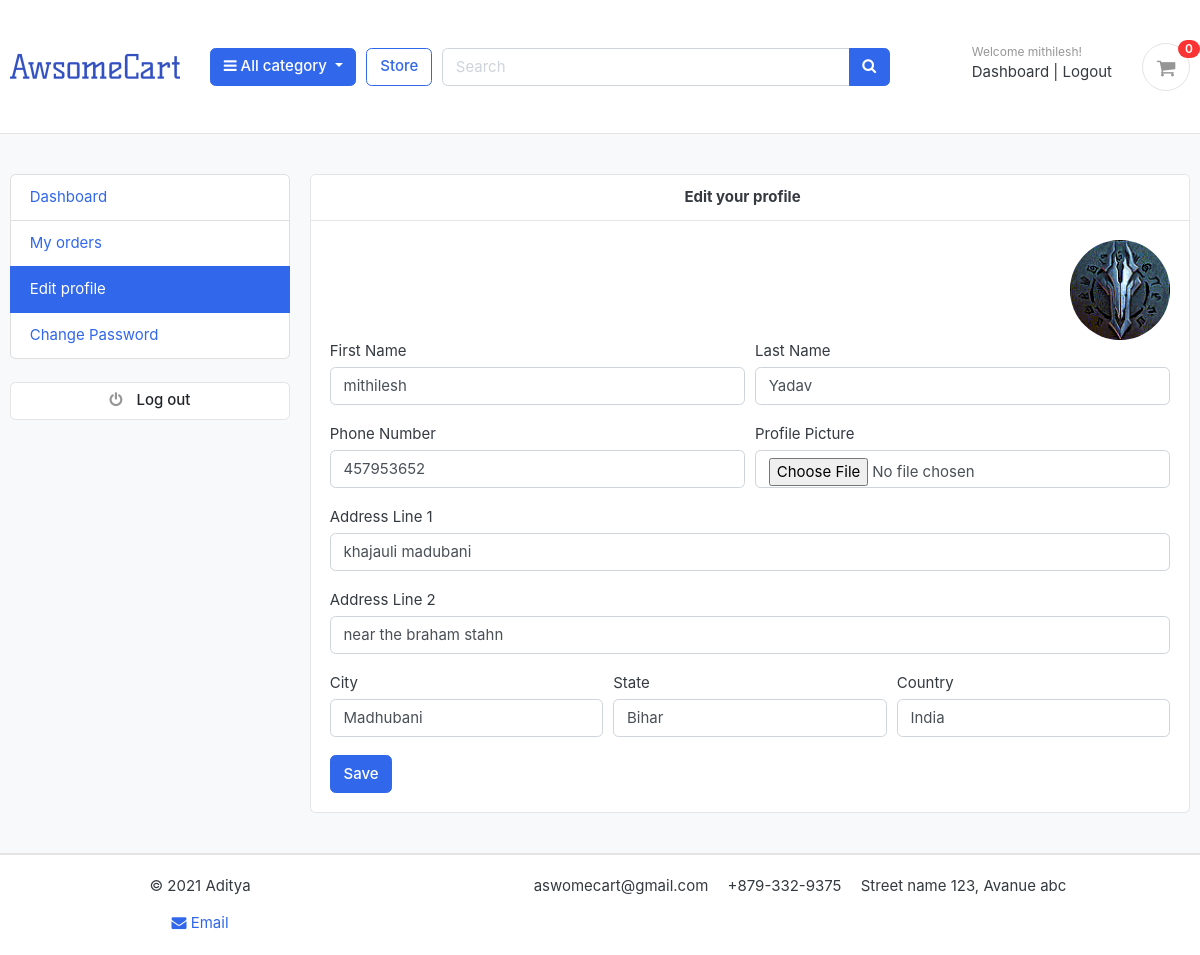
The page /accounts/edit_profile/ (signed in) on the database its author committed.
### accounts/models.py (models this page shows, shortened)
class Account(AbstractBaseUser):
    first_name    = models.CharField(max_length=50)
    last_name      = models.CharField(max_length=50)
    username       = models.CharField(max_length=100,unique=True)
    email          = models.EmailField(max_length=100,unique=True)
    phone_number   = models.CharField(max_length=50)
    date_joined       = models.DateTimeField(auto_now=True)
    last_login        = models.DateTimeField(auto_now=True)
    is_admin          = models.BooleanField(default=False)
    is_staff          = models.BooleanField(default=False)
    is_active         = models.BooleanField(default=False)
    is_superadmin     = models.BooleanField(default=False)
    USERNAME_FIELD = 'email'
    REQUIRED_FIELDS = ['username','first_name','last_name']
    objects  =  MyAccountManager()

class UserProfle(models.Model):
    user = models.OneToOneField(Account, on_delete=models.CASCADE)
    address_line_1 = models.CharField(blank=True, max_length=100)
    address_line_2 = models.CharField(blank=True, max_length=100)
    profile_picture = models.ImageField(blank=True, upload_to='userprofile', default='default/default-user.png')
    city = models.CharField(blank=True, max_length=20)
    state = models.CharField(blank=True, max_length=20)
    country = models.CharField(blank=True, max_length=20)

### accounts/views.py (the view)
# urls.py: path('edit_profile/',views.edit_profile,name='edit_profile'),
@login_required(login_url='login')
def edit_profile(request):
    userprofile = get_object_or_404(UserProfle, user=request.user)
    if request.method == 'POST':
        user_form = UserForm(request.POST, instance=request.user)
        profile_form = UserProfileForm(request.POST, request.FILES, instance=userprofile)
        if user_form.is_valid() and profile_form.is_valid():
            user_form.save()
            profile_form.save()
            messages.success(request, 'Your profile has been updated.')
            return redirect('edit_profile')
    else:
        user_form = UserForm(instance=request.user)
        profile_form = UserProfileForm(instance=userprofile)
    context = {
        'user_form': user_form,
        'profile_form': profile_form,
        'userprofile': userprofile,
    }
    return render(request, 'accounts/edit_profile.html', context)

### accounts/forms.py
class UserForm(forms.ModelForm):
    class Meta:
        model = Account
        fields= ['first_name','last_name','phone_number']
    def __init__(self,*args, **kwargs):
        super(UserForm,self).__init__(*args, **kwargs)
        for field in self.fields:
            self.fields[field].widget.attrs['class']= 'form-control'

class UserProfileForm(forms.ModelForm):
    profile_picture =forms.ImageField(required=False,error_messages={'invalid':('Image file only')},widget=forms.FileInput)
    class Meta:
        model = UserProfle
        fields = ['address_line_1','address_line_2','city','state','country','profile_picture']
    def __init__(self,*args, **kwargs):
        super(UserProfileForm,self).__init__(*args, **kwargs)
        for field in self.fields:
            self.fields[field].widget.attrs['class']= 'form-control'

### carts/context_processors.py (called while the page is built)
def counter(request):
    cart_count = 0
    if 'admin' in request.path:
        return  {}
    else:
        try:
            cart = Cart.objects.filter(cart_id = _cart_id(request))
            if request.user.is_authenticated:
                cart_items = CartItem.objects.all().filter(user=request.user)
            else:
                cart_items = CartItem.objects.all().filter(cart=cart[:1])
            for cart_item in cart_items:
                cart_count += cart_item.quantity
        except Cart.DoesNotExist:
            cart_count = 0
    return dict(cart_count = cart_count)

### carts/views.py (called while the page is built)
def _cart_id(request):
    cart = request.session.session_key
    if not cart:
        cart = request.session.create()
    return cart

### category/cotext_processors.py (called while the page is built)
def menu_links(request):
    links = Category.objects.all()
    return dict(links=links)

### category/models.py (called while the page is built)
    def get_url(self):
        return reverse('product_by_category',args=[self.slug])

### store/context_processors.py (called while the page is built)
def size_chart(request):
    size = Variation.objects.all()
    return dict(size=size)

### templates/accounts/edit_profile.html (shortened to what this page needs)
{% extends 'base.html' %}
{% block content %}
<section class="section-conten padding-y bg">
<div class="container">
	<div class="row">
	{% include 'includes/dashboard_sidebar.html' %}
	<main class="col-md-9">
		<article class="card">
		<header class="card-header">
			<center><strong class="d-inline-block mr-3">Edit your profile</strong></center>
		</header>
		<div class="card-body">
			<div class="text-right">
				<img src="{{userprofile.profile_picture.url}}" alt="Profile Picture" width="100" style="border-radius:50px;">
			</div>
			<div class="row">
			<div class="col-md-12">
				<form action="{% url 'edit_profile' %}" method="POST" enctype="multipart/form-data">
					<div class="form-row">
						<div class="form-group col-md-6">
							<label>First Name</label>
							{{user_form.first_name}}
						</div>
						<div class="form-group col-md-6">
							<label>Last Name</label>
							{{user_form.last_name}}
						</div>
					</div>
					<div class="form-row">
						<div class="form-group col-md-6">
							<label>Phone Number</label>
							{{user_form.phone_number}}
						</div>
						<div class="form-group col-md-6">
							<label>Profile Picture</label>
							{{profile_form.profile_picture}}
						</div>
					</div>
					<div class="form-group">
						<label>Address Line 1</label>
						{{profile_form.address_line_1}}
					</div>
					<div class="form-group">
						<label>Address Line 2</label>
						{{profile_form.address_line_2}}
					</div>
					<div class="form-row">
						<div class="form-group col-md-4">
							<label>City</label>
							{{profile_form.city}}
						</div>
						<div class="form-group col-md-4">
							<label>State</label>
							{{profile_form.state}}
						</div>
						<div class="form-group col-md-4">
							<label>Country</label>
							{{profile_form.country}}
						</div>
					</div>
					<input type="submit" value="Save" class="btn btn-primary">
				</form>
			</div>
			</div>
		</div>
		</article>
	</main>
</div>
</div>
</section>
{% endblock %}

### templates/includes/navbar.html (shortened to what this page needs)
{% load static %}
<header class="section-header">
  <section class="header-main border-bottom">
    <div class="container">
      <div class="row align-items-center">
        <div class="col-lg-2 col-md-3 col-6">
          <a href="{% url 'Home' %}" class="brand-wrap">
            <img class="" src="{% static './images/logo1.png' %}">
          </a>
        </div>
        <div class="col-lg col-sm col-md col-6 flex-grow-0">
          <div class="category-wrap dropdown d-inline-block float-right">
            <button type="button" class="btn btn-primary dropdown-toggle" data-toggle="dropdown">
              <i class="fa fa-bars"></i> All category
            </button>
          </div>
        </div>
        <a href="{% url 'store' %}" class="btn btn-outline-primary">Store</a>
        <div class="col-lg  col-md-6 col-sm-12 col">
          <form action="{% url 'serch' %}" class="search" method='GET'>
            <div class="input-group w-100">
              <input type="text" class="form-control" style="width:60%;" placeholder="Search" name="keyword" required>
              <div class="input-group-append">
                <button class="btn btn-primary" type="submit">
                  <i class="fa fa-search"></i>
                </button>
              </div>
            </div>
          </form>
        </div>
        <div class="col-lg-3 col-sm-6 col-8 order-2 order-lg-3">
          <div class="d-flex justify-content-end mb-3 mb-lg-0">
            {% if user.id is None %}
            <div class="widget-header">
              <small class="title text-muted">Welcome guest!</small>
              <div>
                <a href="{% url 'login' %}">Sign in</a> <span class="dark-transp"> | </span>
                <a href="{% url 'register' %}"> Register</a>
              </div>
            </div>
            {% else %}
            <div class="widget-header">
              <small class="title text-muted">Welcome {{user.first_name}}!</small>
              <div>
                <a href="{% url 'dashboard' %}">Dashboard</a> <span class="dark-transp"> | </span>
                <a href="{% url 'logout' %}"> Logout</a>
              </div>
            </div>
            {% endif %}
            <a href="{% url 'cart' %}" class="widget-header pl-3 ml-3">
              <div class="icon icon-sm rounded-circle border"><i class="fa fa-shopping-cart"></i></div>
              <span class="badge badge-pill badge-danger notify">{{cart_count}}</span>
            </a>
          </div>
        </div>
      </div>
    </div>
  </section>
</header>

### static/css/ui.css (style rules this page uses)
html { font-family: "Inter", sans-serif; font-size: 15px; }
.icon-xs, .icon-sm, .icon-md, .icon-lg { display: inline-block; text-align: center; flex-shrink: 0; flex-grow: 0; }
.icon-sm { width: 48px; height: 48px; line-height: 48px !important; font-size: 20px; }
.padding-y { padding-top: 40px; padding-bottom: 40px; }
article:after, .form-group:after { display: block; clear: both; content: ""; }
.bg { background-color: #f8f9fa; }
.header-main { position: relative; padding-top: 1rem; padding-bottom: 1rem; }
.widget-header { display: inline-block; vertical-align: middle; position: relative; }
.widget-header a { color: #343a40; }
.widget-header i { color: #969696; }
.widget-header .title { display: block; }
.widget-header .notify { position: absolute; top: -3px; right: -10px; }
.notify { position: absolute; top: -4px; right: -10px; display: inline-block; padding: 0.25em 0.6em; font-size: 12px; line-height: 1; text-align: center; border-radius: 3rem; color: #fff; background-color: #fa3434; }

### rows shown on the page
Account: first_name "mithilesh", last_name "Yadav", phone_number "457953652"
UserProfle: profile_picture (picture), address_line_1 "khajauli madubani", address_line_2 "near the braham stahn", city "Madhubani", state "Bihar", country "India"

### other values the page prints
{{ cart_count }} "0"
